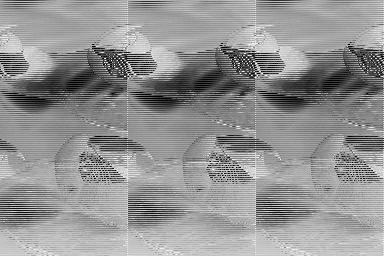
#> input picture output_image.png, 384 x 256 px
$ python image_to_hex_converter.py
#> lines starting #> are read from the running program, lines starting #| are printed output that depends on the picture
from PIL import Image
import numpy as np


image_path = 'output_image.png'
output_file = 'output_hex.txt'


image = Image.open(image_path).convert('L')
#> image is the input picture: PIL image 384x256 L; min 0, max 255, mean 146.5


image = image.resize((128, 128))
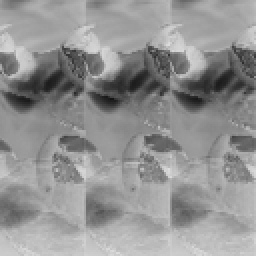
#> image: PIL image 128x128 L (shown 2 times larger); min 21, max 220, mean 146.5


image_array = np.array(image)


pixel_values = image_array.flatten()
#> pixel_values = 16384 values, max 220 at index 2900, min 21 at index 6327, mean 146.5


hex_values = [format(value, '02x') for value in pixel_values]
#> hex_values = 16384 items, first 6: '99', '8c', '83', '7e', '79', '71'


with open(output_file, 'w') as file:
    file.write(' '.join(hex_values))

print(f"Hexadecimal values saved to {output_file}")
